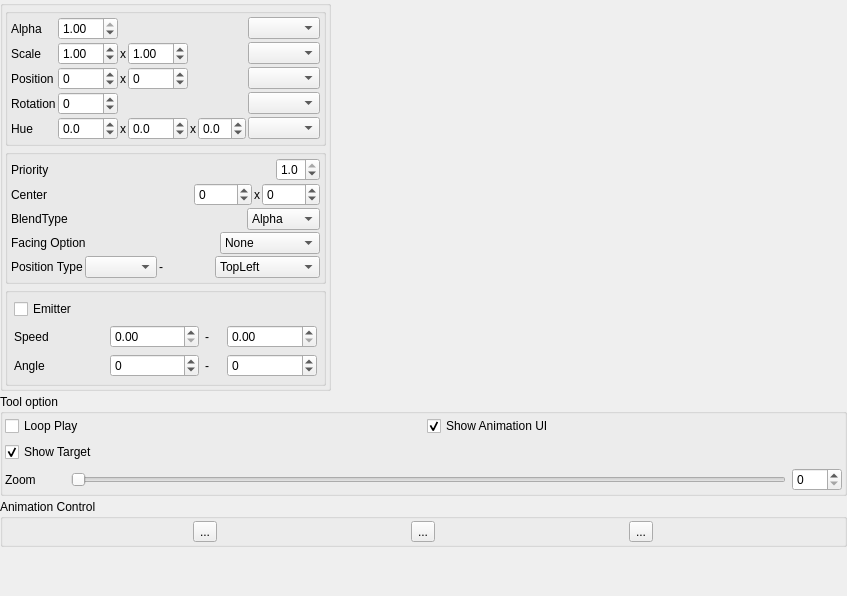
<?xml version="1.0" encoding="UTF-8"?>
<ui version="4.0">
 <class>AnimationViewer</class>
 <widget class="QWidget" name="AnimationViewer">
  <property name="geometry">
   <rect>
    <x>0</x>
    <y>0</y>
    <width>847</width>
    <height>596</height>
   </rect>
  </property>
  <property name="sizePolicy">
   <sizepolicy hsizetype="Expanding" vsizetype="Expanding">
    <horstretch>0</horstretch>
    <verstretch>0</verstretch>
   </sizepolicy>
  </property>
  <property name="maximumSize">
   <size>
    <width>16777215</width>
    <height>16777215</height>
   </size>
  </property>
  <property name="windowTitle">
   <string>Form</string>
  </property>
  <layout class="QHBoxLayout" name="horizontalLayout_4">
   <property name="leftMargin">
    <number>0</number>
   </property>
   <property name="topMargin">
    <number>0</number>
   </property>
   <property name="rightMargin">
    <number>0</number>
   </property>
   <property name="bottomMargin">
    <number>0</number>
   </property>
   <item>
    <layout class="QVBoxLayout" name="LeftContainer">
     <property name="spacing">
      <number>3</number>
     </property>
     <item>
      <widget class="QGroupBox" name="gridCelDataBox">
       <property name="sizePolicy">
        <sizepolicy hsizetype="Fixed" vsizetype="Preferred">
         <horstretch>0</horstretch>
         <verstretch>0</verstretch>
        </sizepolicy>
       </property>
       <property name="title">
        <string/>
       </property>
       <layout class="QVBoxLayout" name="verticalLayout_3">
        <property name="spacing">
         <number>3</number>
        </property>
        <property name="leftMargin">
         <number>2</number>
        </property>
        <property name="topMargin">
         <number>2</number>
        </property>
        <property name="rightMargin">
         <number>2</number>
        </property>
        <property name="bottomMargin">
         <number>2</number>
        </property>
        <item>
         <widget class="QGroupBox" name="customAttributes">
          <property name="maximumSize">
           <size>
            <width>16777215</width>
            <height>16777215</height>
           </size>
          </property>
          <property name="title">
           <string/>
          </property>
          <layout class="QGridLayout" name="gridLayout_6">
           <property name="leftMargin">
            <number>3</number>
           </property>
           <property name="topMargin">
            <number>3</number>
           </property>
           <property name="rightMargin">
            <number>3</number>
           </property>
           <property name="bottomMargin">
            <number>3</number>
           </property>
           <property name="spacing">
            <number>2</number>
           </property>
           <item row="0" column="0">
            <widget class="QLabel" name="label3">
             <property name="text">
              <string>Alpha</string>
             </property>
            </widget>
           </item>
           <item row="0" column="1">
            <widget class="QDoubleSpinBox" name="alphaSpinBox">
             <property name="sizePolicy">
              <sizepolicy hsizetype="Fixed" vsizetype="Fixed">
               <horstretch>0</horstretch>
               <verstretch>0</verstretch>
              </sizepolicy>
             </property>
             <property name="maximumSize">
              <size>
               <width>60</width>
               <height>16777215</height>
              </size>
             </property>
             <property name="maximum">
              <double>1.000000000000000</double>
             </property>
             <property name="singleStep">
              <double>0.100000000000000</double>
             </property>
             <property name="value">
              <double>1.000000000000000</double>
             </property>
            </widget>
           </item>
           <item row="1" column="0">
            <widget class="QLabel" name="label4">
             <property name="text">
              <string>Scale</string>
             </property>
            </widget>
           </item>
           <item row="1" column="2">
            <widget class="QLabel" name="label5">
             <property name="text">
              <string>x</string>
             </property>
            </widget>
           </item>
           <item row="2" column="2">
            <widget class="QLabel" name="label6">
             <property name="text">
              <string>x</string>
             </property>
            </widget>
           </item>
           <item row="2" column="0">
            <widget class="QLabel" name="label7">
             <property name="text">
              <string>Position</string>
             </property>
            </widget>
           </item>
           <item row="3" column="0">
            <widget class="QLabel" name="label8">
             <property name="text">
              <string>Rotation</string>
             </property>
            </widget>
           </item>
           <item row="2" column="1">
            <widget class="QSpinBox" name="positionXSpinBox">
             <property name="maximumSize">
              <size>
               <width>60</width>
               <height>16777215</height>
              </size>
             </property>
             <property name="minimum">
              <number>-9999</number>
             </property>
             <property name="maximum">
              <number>9999</number>
             </property>
            </widget>
           </item>
           <item row="2" column="3">
            <widget class="QSpinBox" name="positionYSpinBox">
             <property name="maximumSize">
              <size>
               <width>60</width>
               <height>16777215</height>
              </size>
             </property>
             <property name="minimum">
              <number>-9999</number>
             </property>
             <property name="maximum">
              <number>9999</number>
             </property>
             <property name="value">
              <number>0</number>
             </property>
            </widget>
           </item>
           <item row="3" column="1">
            <widget class="QSpinBox" name="rotationXSpinBox">
             <property name="maximumSize">
              <size>
               <width>60</width>
               <height>16777215</height>
              </size>
             </property>
             <property name="minimum">
              <number>-4096</number>
             </property>
             <property name="maximum">
              <number>4096</number>
             </property>
             <property name="singleStep">
              <number>10</number>
             </property>
            </widget>
           </item>
           <item row="1" column="1">
            <widget class="QDoubleSpinBox" name="scaleXSpinBox">
             <property name="sizePolicy">
              <sizepolicy hsizetype="Fixed" vsizetype="Fixed">
               <horstretch>0</horstretch>
               <verstretch>0</verstretch>
              </sizepolicy>
             </property>
             <property name="maximumSize">
              <size>
               <width>60</width>
               <height>16777215</height>
              </size>
             </property>
             <property name="minimum">
              <double>-100.000000000000000</double>
             </property>
             <property name="maximum">
              <double>100.000000000000000</double>
             </property>
             <property name="singleStep">
              <double>0.100000000000000</double>
             </property>
             <property name="value">
              <double>1.000000000000000</double>
             </property>
            </widget>
           </item>
           <item row="1" column="3">
            <widget class="QDoubleSpinBox" name="scaleYSpinBox">
             <property name="sizePolicy">
              <sizepolicy hsizetype="Fixed" vsizetype="Fixed">
               <horstretch>0</horstretch>
               <verstretch>0</verstretch>
              </sizepolicy>
             </property>
             <property name="maximumSize">
              <size>
               <width>60</width>
               <height>16777215</height>
              </size>
             </property>
             <property name="minimum">
              <double>-100.000000000000000</double>
             </property>
             <property name="maximum">
              <double>100.000000000000000</double>
             </property>
             <property name="singleStep">
              <double>0.100000000000000</double>
             </property>
             <property name="value">
              <double>1.000000000000000</double>
             </property>
            </widget>
           </item>
           <item row="4" column="0">
            <widget class="QLabel" name="label">
             <property name="text">
              <string>Hue</string>
             </property>
            </widget>
           </item>
           <item row="0" column="6">
            <widget class="QComboBox" name="alphaTweenTypeComboBox">
             <property name="sizePolicy">
              <sizepolicy hsizetype="Fixed" vsizetype="Fixed">
               <horstretch>0</horstretch>
               <verstretch>0</verstretch>
              </sizepolicy>
             </property>
            </widget>
           </item>
           <item row="1" column="6">
            <widget class="QComboBox" name="scaleTweenTypeComboBox">
             <property name="sizePolicy">
              <sizepolicy hsizetype="Fixed" vsizetype="Fixed">
               <horstretch>0</horstretch>
               <verstretch>0</verstretch>
              </sizepolicy>
             </property>
            </widget>
           </item>
           <item row="2" column="6">
            <widget class="QComboBox" name="positionTweenTypeComboBox">
             <property name="sizePolicy">
              <sizepolicy hsizetype="Fixed" vsizetype="Fixed">
               <horstretch>0</horstretch>
               <verstretch>0</verstretch>
              </sizepolicy>
             </property>
            </widget>
           </item>
           <item row="3" column="6">
            <widget class="QComboBox" name="rotationTweenTypeComboBox">
             <property name="sizePolicy">
              <sizepolicy hsizetype="Fixed" vsizetype="Fixed">
               <horstretch>0</horstretch>
               <verstretch>0</verstretch>
              </sizepolicy>
             </property>
            </widget>
           </item>
           <item row="4" column="6">
            <widget class="QComboBox" name="colorTweenTypeComboBox"/>
           </item>
           <item row="4" column="2">
            <widget class="QLabel" name="label_3">
             <property name="text">
              <string>x</string>
             </property>
            </widget>
           </item>
           <item row="4" column="4">
            <widget class="QLabel" name="label_4">
             <property name="text">
              <string>x</string>
             </property>
            </widget>
           </item>
           <item row="4" column="1">
            <widget class="QDoubleSpinBox" name="colorSpinBoxR">
             <property name="maximumSize">
              <size>
               <width>60</width>
               <height>16777215</height>
              </size>
             </property>
             <property name="decimals">
              <number>1</number>
             </property>
             <property name="minimum">
              <double>-1.000000000000000</double>
             </property>
             <property name="maximum">
              <double>1.000000000000000</double>
             </property>
             <property name="singleStep">
              <double>0.100000000000000</double>
             </property>
            </widget>
           </item>
           <item row="4" column="3">
            <widget class="QDoubleSpinBox" name="colorSpinBoxG">
             <property name="maximumSize">
              <size>
               <width>60</width>
               <height>16777215</height>
              </size>
             </property>
             <property name="decimals">
              <number>1</number>
             </property>
             <property name="minimum">
              <double>-1.000000000000000</double>
             </property>
             <property name="maximum">
              <double>1.000000000000000</double>
             </property>
             <property name="singleStep">
              <double>0.100000000000000</double>
             </property>
            </widget>
           </item>
           <item row="4" column="5">
            <widget class="QDoubleSpinBox" name="colorSpinBoxB">
             <property name="maximumSize">
              <size>
               <width>60</width>
               <height>16777215</height>
              </size>
             </property>
             <property name="decimals">
              <number>1</number>
             </property>
             <property name="minimum">
              <double>-1.000000000000000</double>
             </property>
             <property name="maximum">
              <double>1.000000000000000</double>
             </property>
             <property name="singleStep">
              <double>0.100000000000000</double>
             </property>
            </widget>
           </item>
          </layout>
         </widget>
        </item>
        <item>
         <widget class="QGroupBox" name="baseAttributes">
          <property name="title">
           <string/>
          </property>
          <layout class="QVBoxLayout" name="verticalLayout_4">
           <property name="spacing">
            <number>2</number>
           </property>
           <property name="leftMargin">
            <number>3</number>
           </property>
           <property name="topMargin">
            <number>3</number>
           </property>
           <property name="rightMargin">
            <number>3</number>
           </property>
           <property name="bottomMargin">
            <number>3</number>
           </property>
           <item>
            <layout class="QHBoxLayout" name="horizontalLayout_2">
             <item>
              <widget class="QLabel" name="label7_3">
               <property name="text">
                <string>Priority</string>
               </property>
              </widget>
             </item>
             <item>
              <widget class="QDoubleSpinBox" name="prioritySpinBox">
               <property name="sizePolicy">
                <sizepolicy hsizetype="Fixed" vsizetype="Fixed">
                 <horstretch>0</horstretch>
                 <verstretch>0</verstretch>
                </sizepolicy>
               </property>
               <property name="decimals">
                <number>1</number>
               </property>
               <property name="minimum">
                <double>0.000000000000000</double>
               </property>
               <property name="maximum">
                <double>1.000000000000000</double>
               </property>
               <property name="singleStep">
                <double>0.100000000000000</double>
               </property>
               <property name="value">
                <double>1.000000000000000</double>
               </property>
              </widget>
             </item>
            </layout>
           </item>
           <item>
            <layout class="QHBoxLayout" name="horizontalLayout_6">
             <item>
              <widget class="QLabel" name="label7_4">
               <property name="text">
                <string>Center</string>
               </property>
              </widget>
             </item>
             <item>
              <widget class="QSpinBox" name="centerXSpinBox">
               <property name="sizePolicy">
                <sizepolicy hsizetype="Fixed" vsizetype="Fixed">
                 <horstretch>0</horstretch>
                 <verstretch>0</verstretch>
                </sizepolicy>
               </property>
               <property name="minimum">
                <number>-9999</number>
               </property>
               <property name="maximum">
                <number>9999</number>
               </property>
              </widget>
             </item>
             <item>
              <widget class="QLabel" name="label6_2">
               <property name="sizePolicy">
                <sizepolicy hsizetype="Fixed" vsizetype="Preferred">
                 <horstretch>0</horstretch>
                 <verstretch>0</verstretch>
                </sizepolicy>
               </property>
               <property name="text">
                <string>x</string>
               </property>
              </widget>
             </item>
             <item>
              <widget class="QSpinBox" name="centerYSpinBox">
               <property name="sizePolicy">
                <sizepolicy hsizetype="Fixed" vsizetype="Fixed">
                 <horstretch>0</horstretch>
                 <verstretch>0</verstretch>
                </sizepolicy>
               </property>
               <property name="minimum">
                <number>-9999</number>
               </property>
               <property name="maximum">
                <number>9999</number>
               </property>
               <property name="value">
                <number>0</number>
               </property>
              </widget>
             </item>
            </layout>
           </item>
           <item>
            <layout class="QHBoxLayout" name="horizontalLayout_7">
             <item>
              <widget class="QLabel" name="label2">
               <property name="text">
                <string>BlendType</string>
               </property>
              </widget>
             </item>
             <item>
              <widget class="QComboBox" name="blendTypeComboBox">
               <property name="sizePolicy">
                <sizepolicy hsizetype="Fixed" vsizetype="Fixed">
                 <horstretch>0</horstretch>
                 <verstretch>0</verstretch>
                </sizepolicy>
               </property>
               <item>
                <property name="text">
                 <string>Alpha</string>
                </property>
               </item>
               <item>
                <property name="text">
                 <string>Add</string>
                </property>
               </item>
               <item>
                <property name="text">
                 <string>Sub</string>
                </property>
               </item>
               <item>
                <property name="text">
                 <string>HalfAdd</string>
                </property>
               </item>
              </widget>
             </item>
            </layout>
           </item>
           <item>
            <layout class="QHBoxLayout" name="horizontalLayout">
             <item>
              <widget class="QLabel" name="label_2">
               <property name="text">
                <string>Facing Option</string>
               </property>
              </widget>
             </item>
             <item>
              <widget class="QComboBox" name="facingOptionCombobox">
               <property name="sizePolicy">
                <sizepolicy hsizetype="Fixed" vsizetype="Fixed">
                 <horstretch>0</horstretch>
                 <verstretch>0</verstretch>
                </sizepolicy>
               </property>
               <property name="maximumSize">
                <size>
                 <width>100</width>
                 <height>16777215</height>
                </size>
               </property>
               <item>
                <property name="text">
                 <string>None</string>
                </property>
               </item>
               <item>
                <property name="text">
                 <string>Look at target</string>
                </property>
               </item>
               <item>
                <property name="text">
                 <string>Look at mov dir</string>
                </property>
               </item>
              </widget>
             </item>
            </layout>
           </item>
           <item>
            <layout class="QHBoxLayout" name="horizontalLayout_3">
             <item>
              <widget class="QLabel" name="label_9">
               <property name="text">
                <string>Position Type</string>
               </property>
              </widget>
             </item>
             <item>
              <widget class="QComboBox" name="positionTypeComboBox">
               <property name="sizePolicy">
                <sizepolicy hsizetype="Fixed" vsizetype="Fixed">
                 <horstretch>0</horstretch>
                 <verstretch>0</verstretch>
                </sizepolicy>
               </property>
              </widget>
             </item>
             <item>
              <widget class="QLabel" name="label_10">
               <property name="text">
                <string>-</string>
               </property>
              </widget>
             </item>
             <item>
              <widget class="QComboBox" name="positionTypeOptionComboBox">
               <item>
                <property name="text">
                 <string>TopLeft</string>
                </property>
               </item>
               <item>
                <property name="text">
                 <string>TopCenter</string>
                </property>
               </item>
               <item>
                <property name="text">
                 <string>TopRight</string>
                </property>
               </item>
               <item>
                <property name="text">
                 <string>CenterLeft</string>
                </property>
               </item>
               <item>
                <property name="text">
                 <string>Center</string>
                </property>
               </item>
               <item>
                <property name="text">
                 <string>CenterRight</string>
                </property>
               </item>
               <item>
                <property name="text">
                 <string>BottomLeft</string>
                </property>
               </item>
               <item>
                <property name="text">
                 <string>BottomCenter</string>
                </property>
               </item>
               <item>
                <property name="text">
                 <string>BottomRight</string>
                </property>
               </item>
              </widget>
             </item>
            </layout>
           </item>
          </layout>
         </widget>
        </item>
        <item>
         <widget class="QGroupBox" name="emitLayout">
          <property name="title">
           <string/>
          </property>
          <layout class="QVBoxLayout" name="verticalLayout_2">
           <property name="leftMargin">
            <number>6</number>
           </property>
           <property name="topMargin">
            <number>6</number>
           </property>
           <property name="rightMargin">
            <number>6</number>
           </property>
           <property name="bottomMargin">
            <number>6</number>
           </property>
           <item>
            <widget class="QCheckBox" name="emitterCheckBox">
             <property name="text">
              <string>Emitter</string>
             </property>
            </widget>
           </item>
           <item>
            <layout class="QHBoxLayout" name="horizontalLayout_9">
             <item>
              <widget class="QLabel" name="label_6">
               <property name="text">
                <string>Speed</string>
               </property>
              </widget>
             </item>
             <item>
              <widget class="QDoubleSpinBox" name="minEmitSpeedSpinBox"/>
             </item>
             <item>
              <widget class="QLabel" name="label_5">
               <property name="maximumSize">
                <size>
                 <width>16</width>
                 <height>16777215</height>
                </size>
               </property>
               <property name="text">
                <string>-</string>
               </property>
              </widget>
             </item>
             <item>
              <widget class="QDoubleSpinBox" name="maxEmitSpeedSpinBox"/>
             </item>
            </layout>
           </item>
           <item>
            <layout class="QHBoxLayout" name="horizontalLayout_10">
             <item>
              <widget class="QLabel" name="label_7">
               <property name="text">
                <string>Angle</string>
               </property>
              </widget>
             </item>
             <item>
              <widget class="QSpinBox" name="minEmitAngleSpinBox">
               <property name="minimum">
                <number>-360</number>
               </property>
               <property name="maximum">
                <number>360</number>
               </property>
              </widget>
             </item>
             <item>
              <widget class="QLabel" name="label_8">
               <property name="maximumSize">
                <size>
                 <width>16</width>
                 <height>16777215</height>
                </size>
               </property>
               <property name="text">
                <string>-</string>
               </property>
              </widget>
             </item>
             <item>
              <widget class="QSpinBox" name="maxEmitAngleSpinBox">
               <property name="minimum">
                <number>-360</number>
               </property>
               <property name="maximum">
                <number>360</number>
               </property>
              </widget>
             </item>
            </layout>
           </item>
          </layout>
         </widget>
        </item>
       </layout>
      </widget>
     </item>
     <item>
      <widget class="QGroupBox" name="verticalGroupBox">
       <property name="sizePolicy">
        <sizepolicy hsizetype="Minimum" vsizetype="Preferred">
         <horstretch>0</horstretch>
         <verstretch>0</verstretch>
        </sizepolicy>
       </property>
       <property name="title">
        <string>Tool option</string>
       </property>
       <layout class="QGridLayout" name="gridLayout">
        <property name="leftMargin">
         <number>2</number>
        </property>
        <property name="topMargin">
         <number>2</number>
        </property>
        <property name="rightMargin">
         <number>2</number>
        </property>
        <property name="bottomMargin">
         <number>2</number>
        </property>
        <item row="0" column="0">
         <layout class="QHBoxLayout" name="horizontalLayout_15">
          <item>
           <widget class="QCheckBox" name="loopPlayCheckbox">
            <property name="text">
             <string>Loop Play</string>
            </property>
           </widget>
          </item>
          <item>
           <widget class="QCheckBox" name="showAnimationUICheckBox">
            <property name="text">
             <string>Show Animation UI</string>
            </property>
            <property name="checked">
             <bool>true</bool>
            </property>
           </widget>
          </item>
         </layout>
        </item>
        <item row="1" column="0">
         <layout class="QHBoxLayout" name="horizontalLayout_17">
          <item>
           <widget class="QCheckBox" name="showTargetCheckbox">
            <property name="text">
             <string>Show Target</string>
            </property>
            <property name="checked">
             <bool>true</bool>
            </property>
           </widget>
          </item>
         </layout>
        </item>
        <item row="4" column="0">
         <layout class="QHBoxLayout" name="horizontalLayout_5">
          <property name="topMargin">
           <number>0</number>
          </property>
          <property name="rightMargin">
           <number>0</number>
          </property>
          <item>
           <widget class="QLabel" name="label_11">
            <property name="sizePolicy">
             <sizepolicy hsizetype="Minimum" vsizetype="Preferred">
              <horstretch>0</horstretch>
              <verstretch>0</verstretch>
             </sizepolicy>
            </property>
            <property name="minimumSize">
             <size>
              <width>60</width>
              <height>0</height>
             </size>
            </property>
            <property name="text">
             <string>Zoom</string>
            </property>
           </widget>
          </item>
          <item>
           <widget class="QSlider" name="zoomSlider">
            <property name="sizePolicy">
             <sizepolicy hsizetype="Expanding" vsizetype="Fixed">
              <horstretch>0</horstretch>
              <verstretch>0</verstretch>
             </sizepolicy>
            </property>
            <property name="orientation">
             <enum>Qt::Horizontal</enum>
            </property>
           </widget>
          </item>
          <item>
           <widget class="QSpinBox" name="zoomSpinBox">
            <property name="minimumSize">
             <size>
              <width>50</width>
              <height>0</height>
             </size>
            </property>
           </widget>
          </item>
         </layout>
        </item>
       </layout>
      </widget>
     </item>
     <item>
      <layout class="QHBoxLayout" name="horizontalLayout_14"/>
     </item>
     <item>
      <widget class="QGroupBox" name="verticalGroupBox">
       <property name="title">
        <string>Animation Control</string>
       </property>
       <layout class="QVBoxLayout" name="verticalLayout_6">
        <property name="leftMargin">
         <number>2</number>
        </property>
        <property name="topMargin">
         <number>2</number>
        </property>
        <property name="rightMargin">
         <number>2</number>
        </property>
        <property name="bottomMargin">
         <number>2</number>
        </property>
        <item>
         <layout class="QHBoxLayout" name="animationControlBox">
          <item>
           <widget class="QToolButton" name="saveAnimationButton">
            <property name="text">
             <string>...</string>
            </property>
            <property name="icon">
             <iconset resource="../ui.qrc">
              <normaloff>:/resource/disk.png</normaloff>:/resource/disk.png</iconset>
            </property>
            <property name="iconSize">
             <size>
              <width>32</width>
              <height>32</height>
             </size>
            </property>
           </widget>
          </item>
          <item>
           <widget class="QToolButton" name="showPaletteButton">
            <property name="text">
             <string>...</string>
            </property>
            <property name="icon">
             <iconset resource="../ui.qrc">
              <normaloff>:/resource/palette.png</normaloff>:/resource/palette.png</iconset>
            </property>
            <property name="iconSize">
             <size>
              <width>32</width>
              <height>32</height>
             </size>
            </property>
           </widget>
          </item>
          <item>
           <widget class="QToolButton" name="playAnimationButton">
            <property name="text">
             <string>...</string>
            </property>
            <property name="icon">
             <iconset resource="../ui.qrc">
              <normaloff>:/resource/play.png</normaloff>:/resource/play.png</iconset>
            </property>
            <property name="iconSize">
             <size>
              <width>32</width>
              <height>32</height>
             </size>
            </property>
           </widget>
          </item>
         </layout>
        </item>
       </layout>
      </widget>
     </item>
     <item>
      <spacer name="verticalSpacer">
       <property name="orientation">
        <enum>Qt::Vertical</enum>
       </property>
       <property name="sizeHint" stdset="0">
        <size>
         <width>20</width>
         <height>40</height>
        </size>
       </property>
      </spacer>
     </item>
    </layout>
   </item>
   <item>
    <layout class="QVBoxLayout" name="verticalLayout">
     <property name="spacing">
      <number>0</number>
     </property>
     <item>
      <layout class="QVBoxLayout" name="animationViewerContainer"/>
     </item>
    </layout>
   </item>
  </layout>
 </widget>
 <resources>
  <include location="../ui.qrc"/>
 </resources>
 <connections/>
</ui>
